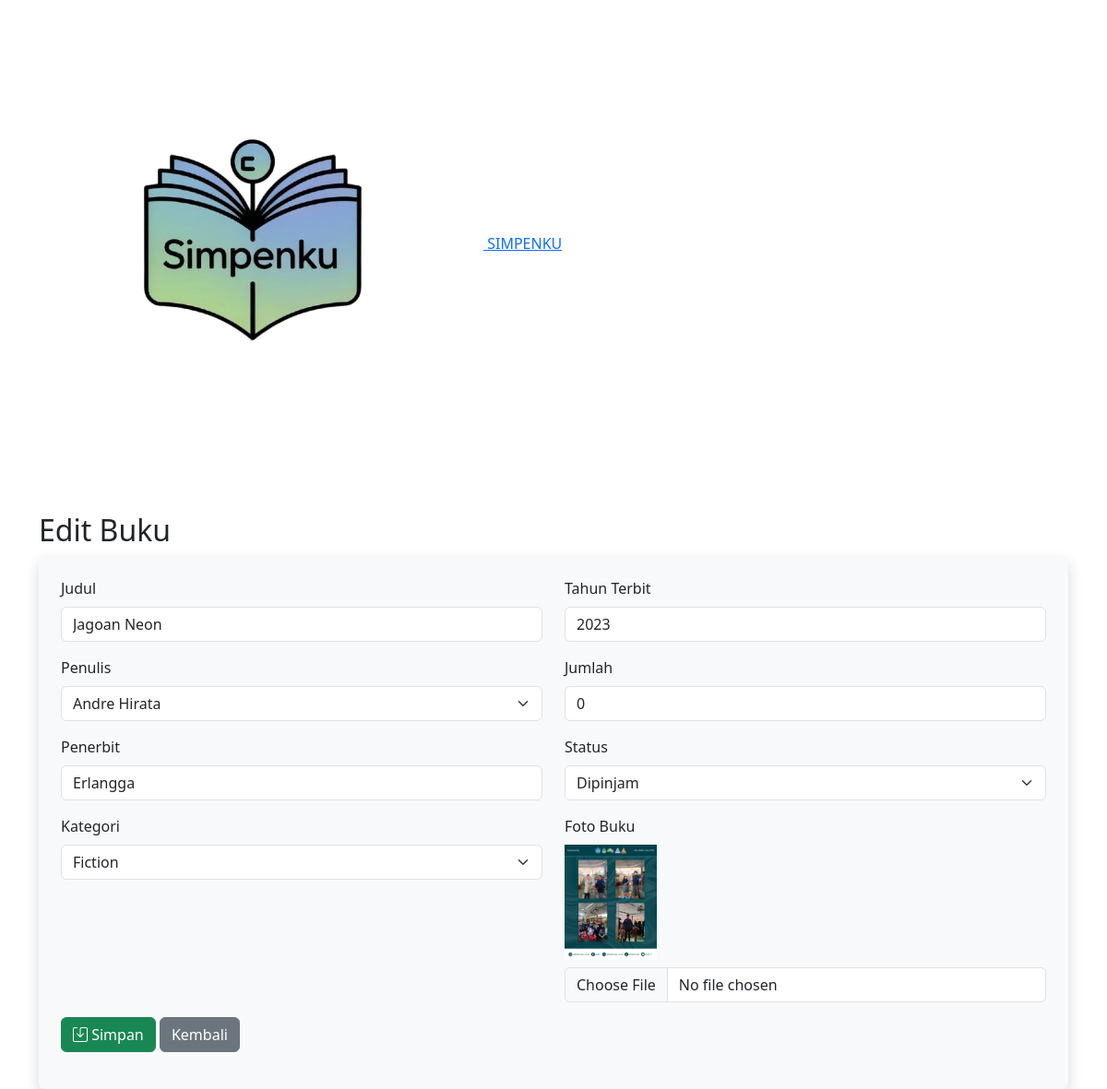
Page /admin/buku/edit_buku.php?id=1 on the committed database.
### tables this page shows
CREATE TABLE `buku` (
  `id` int NOT NULL,
  `judul` varchar(255) NOT NULL,
  `penerbit` varchar(100) DEFAULT NULL,
  `tahun_terbit` year DEFAULT NULL,
  `kategori_id` int DEFAULT NULL,
  `jumlah` int DEFAULT '1',
  `status` enum('tersedia','dipinjam','tidak tersedia') DEFAULT 'tersedia',
  `created_at` timestamp NULL DEFAULT CURRENT_TIMESTAMP,
  `foto` varchar(255) DEFAULT NULL,
  `penulis_id` int DEFAULT NULL
);

### admin/buku/edit_buku.php (the view, shortened to what this page needs)
<?php
include '../../includes/db.php';
include '../asset/navbar.php';
$id = $_GET['id'];
$query = mysqli_query($conn, "SELECT * FROM buku WHERE id = $id");
$data = mysqli_fetch_assoc($query);
?>
<!DOCTYPE html>
<html lang="en">
<head>
    <link href="https://cdn.jsdelivr.net/npm/bootstrap@5.3.6/dist/css/bootstrap.min.css" rel="stylesheet" />
    <link rel="stylesheet" href="https://cdn.jsdelivr.net/npm/bootstrap-icons@1.10.5/font/bootstrap-icons.css" />
</head>
<body>
<div class="container mt-4">
    <h2>Edit Buku</h2>
    <div class="bg-light p-4 rounded shadow">
        <form method="post" enctype="multipart/form-data">
            <div class="row">
                <div class="col-md-6">
                    <div class="mb-3">
                        <label class="form-label">Judul</label>
                        <input type="text" name="judul" value="<?= $data['judul'] ?>" class="form-control" required>
                    </div>
                    <div class="mb-3">
                        <label class="form-label">Penulis</label>
                        <select name="penulis_id" class="form-select" required>
                            <?php
                            $penulis = mysqli_query($conn, "SELECT * FROM penulis");
                            while ($k = mysqli_fetch_assoc($penulis)) {
                                $selected = $k['id'] == $data['penulis_id'] ? 'selected' : '';
                                echo "<option value='{$k['id']}' $selected>{$k['nama_penulis']}</option>";
                            }
                            ?>
                        </select>
                    </div>
                    <div class="mb-3">
                        <label class="form-label">Penerbit</label>
                        <input type="text" name="penerbit" value="<?= $data['penerbit'] ?>" class="form-control" required>
                    </div>
                    <div class="mb-3">
                        <label class="form-label">Kategori</label>
                        <select name="kategori_id" class="form-select" required>
                            <?php
                            $kategori = mysqli_query($conn, "SELECT * FROM kategori");
                            while ($k = mysqli_fetch_assoc($kategori)) {
                                $selected = $k['id'] == $data['kategori_id'] ? 'selected' : '';
                                echo "<option value='{$k['id']}' $selected>{$k['nama_kategori']}</option>";
                            }
                            ?>
                        </select>
                    </div>
                </div>
                <div class="col-md-6">
                    <div class="mb-3">
                        <label class="form-label">Tahun Terbit</label>
                        <input type="number" name="tahun_terbit" value="<?= $data['tahun_terbit'] ?>" class="form-control" required>
                    </div>
                    <div class="mb-3">
                        <label class="form-label">Jumlah</label>
                        <input type="number" name="jumlah" value="<?= $data['jumlah'] ?>" class="form-control" required>
                    </div>
                    <div class="mb-3">
                        <label class="form-label">Status</label>
                        <select name="status" class="form-select" required>
                            <option value="dipinjam" <?= $data['status'] == 'dipinjam' ? 'selected' : '' ?>>Dipinjam</option>
                        </select>
                    </div>
                    <div class="mb-3">
                        <label class="form-label">Foto Buku</label><br>
                        <?php if ($data['foto']): ?>
                            <img src="../../uploads/buku/<?= $data['foto'] ?>" width="100" class="mb-2"><br>
                        <?php endif; ?>
                        <input type="file" name="foto" accept="image/*" class="form-control">
                    </div>
                </div>
            </div>
            <button type="submit" name="update" class="btn btn-success"><i class="bi bi-save"></i> Simpan</button>
            <a href="kelola_buku.php" class="btn btn-secondary">Kembali</a>
        </form>
    </div>
</div>
</body>
</html>

### rows in the picture
buku: judul "Jagoan Neon", penerbit "Erlangga", tahun_terbit "2023", jumlah "0", status "Dipinjam", foto (picture)

### other values in the picture
form field penulis_id "Andre Hirata"
form field kategori_id "Fiction"
